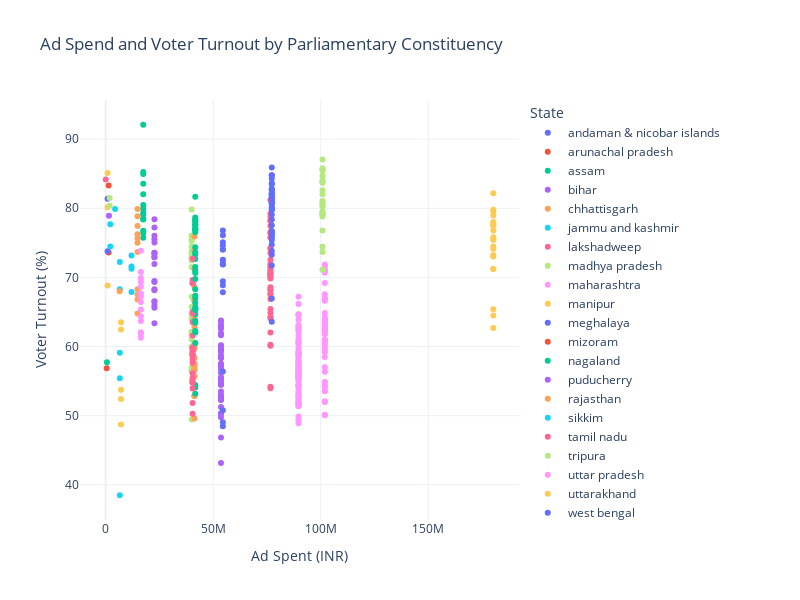

Notebook code cell kept with this figure:
### Code cell
# relationship between ad spend and voter turnout by parliameentary constituency

merged_constituency_data = results.merge(
    locations , 
    left_on = 'State',
    right_on = 'Location name',
    how = 'left'
)

fig = px.scatter(merged_constituency_data ,
                 x = 'Amount spent (INR)',
                 y = 'Polled (%)',
                 color = 'State',
                 labels = {'Amount spent (INR)' : 'Ad Spent (INR)' , 'Polled (%)' : 'Voter Turnout (%)'},
                 title = 'Ad Spend and Voter Turnout by Parliamentary Constituency')

fig.update_layout(width = 800 , height = 600)

fig.show()

### Figure 1 — Plotly figure (JSON) as saved in the notebook; plotly's stock layout.template omitted (floating-point values rounded to 4 significant figures)
{"data": [{"hovertemplate": "State=andaman & nicobar islands<br>Ad Spent (INR)=%{x}<br>Voter Turnout (%)=%{y}<extra></extra>", "legendgroup": "andaman & nicobar islands", "marker": {"color": "#636efa", "symbol": "circle"}, "mode": "markers", "name": "andaman & nicobar islands", "orientation": "v", "showlegend": true, "type": "scatter", "x": [null], "xaxis": "x", "y": [64.1], "yaxis": "y"}, {"hovertemplate": "State=arunachal pradesh<br>Ad Spent (INR)=%{x}<br>Voter Turnout (%)=%{y}<extra></extra>", "legendgroup": "arunachal pradesh", "marker": {"color": "#EF553B", "symbol": "circle"}, "mode": "markers", "name": "arunachal pradesh", "orientation": "v", "showlegend": true, "type": "scatter", "x": [1385654, 1385654], "xaxis": "x", "y": [83.31, 73.6], "yaxis": "y"}, {"hovertemplate": "State=assam<br>Ad Spent (INR)=%{x}<br>Voter Turnout (%)=%{y}<extra></extra>", "legendgroup": "assam", "marker": {"color": "#00cc96", "symbol": "circle"}, "mode": "markers", "name": "assam", "orientation": "v", "showlegend": true, "type": "scatter", "x": [17478091, 17478091, 17478091, 17478091, 17478091, 17478091, 17478091, 17478091, 17478091, 17478091, 17478091, 17478091, 17478091, 17478091], "xaxis": "x", "y": [76.75, 79.89, 79.33, 76.42, 78.46, 82.01, 75.74, 80.48, 84.97, 79.05, 85.24, 92.08, 78.39, 83.55], "yaxis": "y"}, {"hovertemplate": "State=bihar<br>Ad Spent (INR)=%{x}<br>Voter Turnout (%)=%{y}<extra></extra>", "legendgroup": "bihar", "marker": {"color": "#ab63fa", "symbol": "circle"}, "mode": "markers", "name": "bihar", "orientation": "v", "showlegend": true, "type": "scatter", "x": [53619242, 53619242, 53619242, 53619242, 53619242, 53619242, 53619242, 53619242, 53619242, 53619242, 53619242, 53619242, 53619242, 53619242, 53619242, 53619242, 53619242, 53619242, 53619242, 53619242, 53619242, 53619242, 53619242, 53619242, 53619242, 53619242, 53619242, 53619242, 53619242, 53619242, 53619242, 53619242, 53619242, 53619242, 53619242, 53619242, 53619242, 53619242, 53619242, 53619242], "xaxis": "x", "y": [50.35, 52.76, 51.25, 43.17, 54.48, 53.5, 63.76, 62.84, 63.08, 61.93, 54.48, 57.52, 58.29, 63.55, 58.7, 57.37, 55.55, 60.11, 59.59, 58.43, 53.04, 59.47, 56.73, 56.21, 52.32, 52.27, 61.62, 59.68, 57.4, 52.49, 62.59, 60.19, 50.27, 55.39, 55.09, 54.68, 49.78, 59.24, 46.85, 57.16], "yaxis": "y"}, {"hovertemplate": "State=chhattisgarh<br>Ad Spent (INR)=%{x}<br>Voter Turnout (%)=%{y}<extra></extra>", "legendgroup": "chhattisgarh", "marker": {"color": "#FFA15A", "symbol": "circle"}, "mode": "markers", "name": "chhattisgarh", "orientation": "v", "showlegend": true, "type": "scatter", "x": [14803286, 14803286, 14803286, 14803286, 14803286, 14803286, 14803286, 14803286, 14803286, 14803286, 14803286], "xaxis": "x", "y": [68.29, 76.23, 75.02, 77.42, 64.77, 73.68, 67.56, 75.63, 78.85, 66.82, 79.89], "yaxis": "y"}, {"hovertemplate": "State=jammu and kashmir<br>Ad Spent (INR)=%{x}<br>Voter Turnout (%)=%{y}<extra></extra>", "legendgroup": "jammu and kashmir", "marker": {"color": "#19d3f3", "symbol": "circle"}, "mode": "markers", "name": "jammu and kashmir", "orientation": "v", "showlegend": true, "type": "scatter", "x": [6575061, 6575061, 6575061, 6575061, 6575061], "xaxis": "x", "y": [68.27, 72.22, 38.49, 59.1, 55.4], "yaxis": "y"}, {"hovertemplate": "State=lakshadweep<br>Ad Spent (INR)=%{x}<br>Voter Turnout (%)=%{y}<extra></extra>", "legendgroup": "lakshadweep", "marker": {"color": "#FF6692", "symbol": "circle"}, "mode": "markers", "name": "lakshadweep", "orientation": "v", "showlegend": true, "type": "scatter", "x": [19847], "xaxis": "x", "y": [84.16], "yaxis": "y"}, {"hovertemplate": "State=madhya pradesh<br>Ad Spent (INR)=%{x}<br>Voter Turnout (%)=%{y}<extra></extra>", "legendgroup": "madhya pradesh", "marker": {"color": "#B6E880", "symbol": "circle"}, "mode": "markers", "name": "madhya pradesh", "orientation": "v", "showlegend": true, "type": "scatter", "x": [39992952, 39992952, 39992952, 39992952, 39992952, 39992952, 39992952, 39992952, 39992952, 39992952, 39992952, 39992952, 39992952, 39992952, 39992952, 39992952, 39992952, 39992952, 39992952, 39992952, 39992952, 39992952, 39992952, 39992952, 39992952, 39992952, 39992952, 39992952, 39992952], "xaxis": "x", "y": [73.45, 79.83, 61, 72.84, 64.68, 56.5, 56.48, 67.21, 56.97, 49.43, 61.94, 60, 73.53, 54.93, 64.06, 72.43, 62.13, 58.97, 76.04, 65.75, 74.48, 75.48, 72.76, 61.67, 71.52, 76.03, 75.27, 72.94, 73.82], "yaxis": "y"}, {"hovertemplate": "State=maharashtra<br>Ad Spent (INR)=%{x}<br>Voter Turnout (%)=%{y}<extra></extra>", "legendgroup": "maharashtra", "marker": {"color": "#FF97FF", "symbol": "circle"}, "mode": "markers", "name": "maharashtra", "orientation": "v", "showlegend": true, "type": "scatter", "x": [101917091, 101917091, 101917091, 101917091, 101917091, 101917091, 101917091, 101917091, 101917091, 101917091, 101917091, 101917091, 101917091, 101917091, 101917091, 101917091, 101917091, 101917091, 101917091, 101917091, 101917091, 101917091, 101917091, 101917091, 101917091, 101917091, 101917091, 101917091, 101917091, 101917091, 101917091, 101917091, 101917091, 101917091, 101917091, 101917091, 101917091, 101917091, 101917091, 101917091, 101917091, 101917091, 101917091, 101917091, 101917091, 101917091, 101917091, 101917091], "xaxis": "x", "y": [67.04, 67.55, 71.88, 54.32, 61.01, 61.79, 63.67, 62.03, 63.54, 60.94, 62.26, 64.85, 62.87, 59.5, 71.11, 71.59, 62.59, 63.65, 63.88, 60.51, 62.52, 62.27, 63.16, 59.19, 66.61, 63.03, 70.92, 58.47, 69.18, 54.87, 70.68, 53.54, 64.28, 63.03, 54.16, 59.89, 60.21, 66.75, 50.12, 57.02, 51.98, 56.37, 54.84, 50.06, 53.6, 60.75, 63.91, 52.09], "yaxis": "y"}, {"hovertemplate": "State=manipur<br>Ad Spent (INR)=%{x}<br>Voter Turnout (%)=%{y}<extra></extra>", "legendgroup": "manipur", "marker": {"color": "#FECB52", "symbol": "circle"}, "mode": "markers", "name": "manipur", "orientation": "v", "showlegend": true, "type": "scatter", "x": [889062, 889062, 889062], "xaxis": "x", "y": [80.15, 68.83, 85.11], "yaxis": "y"}, {"hovertemplate": "State=meghalaya<br>Ad Spent (INR)=%{x}<br>Voter Turnout (%)=%{y}<extra></extra>", "legendgroup": "meghalaya", "marker": {"color": "#636efa", "symbol": "circle"}, "mode": "markers", "name": "meghalaya", "orientation": "v", "showlegend": true, "type": "scatter", "x": [884220, 884220], "xaxis": "x", "y": [73.78, 81.37], "yaxis": "y"}, {"hovertemplate": "State=mizoram<br>Ad Spent (INR)=%{x}<br>Voter Turnout (%)=%{y}<extra></extra>", "legendgroup": "mizoram", "marker": {"color": "#EF553B", "symbol": "circle"}, "mode": "markers", "name": "mizoram", "orientation": "v", "showlegend": true, "type": "scatter", "x": [481052], "xaxis": "x", "y": [56.87], "yaxis": "y"}, {"hovertemplate": "State=nagaland<br>Ad Spent (INR)=%{x}<br>Voter Turnout (%)=%{y}<extra></extra>", "legendgroup": "nagaland", "marker": {"color": "#00cc96", "symbol": "circle"}, "mode": "markers", "name": "nagaland", "orientation": "v", "showlegend": true, "type": "scatter", "x": [599170], "xaxis": "x", "y": [57.72], "yaxis": "y"}, {"hovertemplate": "State=puducherry<br>Ad Spent (INR)=%{x}<br>Voter Turnout (%)=%{y}<extra></extra>", "legendgroup": "puducherry", "marker": {"color": "#ab63fa", "symbol": "circle"}, "mode": "markers", "name": "puducherry", "orientation": "v", "showlegend": true, "type": "scatter", "x": [1535672], "xaxis": "x", "y": [78.9], "yaxis": "y"}, {"hovertemplate": "State=rajasthan<br>Ad Spent (INR)=%{x}<br>Voter Turnout (%)=%{y}<extra></extra>", "legendgroup": "rajasthan", "marker": {"color": "#FFA15A", "symbol": "circle"}, "mode": "markers", "name": "rajasthan", "orientation": "v", "showlegend": true, "type": "scatter", "x": [41268323, 41268323, 41268323, 41268323, 41268323, 41268323, 41268323, 41268323, 41268323, 41268323, 41268323, 41268323, 41268323, 41268323, 41268323, 41268323, 41268323, 41268323, 41268323, 41268323, 41268323, 41268323, 41268323, 41268323, 41268323], "xaxis": "x", "y": [60.07, 52.8, 54.11, 63.61, 55.72, 66.59, 63.38, 56.7, 52.93, 49.59, 57.23, 57.53, 59.66, 73.88, 75.93, 60.37, 68.61, 62.89, 69.71, 64.27, 71.26, 57.19, 58.39, 56.58, 66.66], "yaxis": "y"}, {"hovertemplate": "State=sikkim<br>Ad Spent (INR)=%{x}<br>Voter Turnout (%)=%{y}<extra></extra>", "legendgroup": "sikkim", "marker": {"color": "#19d3f3", "symbol": "circle"}, "mode": "markers", "name": "sikkim", "orientation": "v", "showlegend": true, "type": "scatter", "x": [4379297], "xaxis": "x", "y": [79.88], "yaxis": "y"}, {"hovertemplate": "State=tamil nadu<br>Ad Spent (INR)=%{x}<br>Voter Turnout (%)=%{y}<extra></extra>", "legendgroup": "tamil nadu", "marker": {"color": "#FF6692", "symbol": "circle"}, "mode": "markers", "name": "tamil nadu", "orientation": "v", "showlegend": true, "type": "scatter", "x": [76622608, 76622608, 76622608, 76622608, 76622608, 76622608, 76622608, 76622608, 76622608, 76622608, 76622608, 76622608, 76622608, 76622608, 76622608, 76622608, 76622608, 76622608, 76622608, 76622608, 76622608, 76622608, 76622608, 76622608, 76622608, 76622608, 76622608, 76622608, 76622608, 76622608, 76622608, 76622608, 76622608, 76622608, 76622608, 76622608, 76622608, 76622608, 76622608], "xaxis": "x", "y": [74.19, 75.76, 53.96, 60.11, 54.17, 76.37, 64.89, 72.57, 81.2, 71.14, 70.59, 79.21, 71.68, 65.44, 78.7, 71.5, 62.04, 70.09, 71.94, 78.21, 70.95, 77.43, 70.41, 68.19, 78.16, 64.26, 60.25, 67.65, 68.27, 69.84, 66.88, 67.51, 64.1, 70.62, 68.59, 74.24, 73.53, 76.52, 70.22], "yaxis": "y"}, {"hovertemplate": "State=tripura<br>Ad Spent (INR)=%{x}<br>Voter Turnout (%)=%{y}<extra></extra>", "legendgroup": "tripura", "marker": {"color": "#B6E880", "symbol": "circle"}, "mode": "markers", "name": "tripura", "orientation": "v", "showlegend": true, "type": "scatter", "x": [1857459, 1857459], "xaxis": "x", "y": [81.48, 80.36], "yaxis": "y"}, {"hovertemplate": "State=uttar pradesh<br>Ad Spent (INR)=%{x}<br>Voter Turnout (%)=%{y}<extra></extra>", "legendgroup": "uttar pradesh", "marker": {"color": "#FF97FF", "symbol": "circle"}, "mode": "markers", "name": "uttar pradesh", "orientation": "v", "showlegend": true, "type": "scatter", "x": [89668131, 89668131, 89668131, 89668131, 89668131, 89668131, 89668131, 89668131, 89668131, 89668131, 89668131, 89668131, 89668131, 89668131, 89668131, 89668131, 89668131, 89668131, 89668131, 89668131, 89668131, 89668131, 89668131, 89668131, 89668131, 89668131, 89668131, 89668131, 89668131, 89668131, 89668131, 89668131, 89668131, 89668131, 89668131, 89668131, 89668131, 89668131, 89668131, 89668131, 89668131, 89668131, 89668131, 89668131, 89668131, 89668131, 89668131, 89668131, 89668131, 89668131, 89668131, 89668131, 89668131, 89668131, 89668131, 89668131, 89668131, 89668131, 89668131, 89668131, 89668131, 89668131, 89668131, 89668131, 89668131, 89668131, 89668131, 89668131, 89668131, 89668131, 89668131, 89668131, 89668131, 89668131, 89668131, 89668131, 89668131, 89668131, 89668131, 89668131], "xaxis": "x", "y": [58.73, 62.46, 62.18, 59.13, 60.75, 63.11, 55.85, 66.14, 56.93, 64.58, 56.16, 56.42, 53.63, 49.88, 49.41, 58.94, 54.08, 57.44, 54.35, 58.03, 59.31, 57.19, 58.53, 55.71, 58.73, 62.91, 57.78, 57.42, 64.54, 56.36, 59.08, 57.52, 61.08, 53.05, 64.68, 55.89, 53.36, 62.54, 55.46, 54.34, 59.7, 67.2, 59.14, 57.09, 51.62, 60.6, 56.18, 63.86, 55.68, 52.8, 52.28, 62.88, 58.12, 51.82, 61.58, 56.16, 56.67, 53.07, 51.97, 55.59, 54.38, 54.49, 48.91, 51.45, 52.57, 52.83, 55.63, 52.05, 51.79, 60.58, 55.51, 55.45, 55.05, 54.93, 57.57, 60.31, 57.92, 56.78, 51.38, 56.49], "yaxis": "y"}, {"hovertemplate": "State=uttarakhand<br>Ad Spent (INR)=%{x}<br>Voter Turnout (%)=%{y}<extra></extra>", "legendgroup": "uttarakhand", "marker": {"color": "#FECB52", "symbol": "circle"}, "mode": "markers", "name": "uttarakhand", "orientation": "v", "showlegend": true, "type": "scatter", "x": [7140897, 7140897, 7140897, 7140897, 7140897], "xaxis": "x", "y": [48.74, 52.42, 63.53, 62.47, 53.76], "yaxis": "y"}, {"hovertemplate": "State=west bengal<br>Ad Spent (INR)=%{x}<br>Voter Turnout (%)=%{y}<extra></extra>", "legendgroup": "west bengal", "marker": {"color": "#636efa", "symbol": "circle"}, "mode": "markers", "name": "west bengal", "orientation": "v", "showlegend": true, "type": "scatter", "x": [77244996, 77244996, 77244996, 77244996, 77244996, 77244996, 77244996, 77244996, 77244996, 77244996, 77244996, 77244996, 77244996, 77244996, 77244996, 77244996, 77244996, 77244996, 77244996, 77244996, 77244996, 77244996, 77244996, 77244996, 77244996, 77244996, 77244996, 77244996, 77244996, 77244996, 77244996, 77244996, 77244996, 77244996, 77244996, 77244996, 77244996, 77244996, 77244996, 77244996, 77244996, 77244996], "xaxis": "x", "y": [79.76, 82.16, 83.66, 79.09, 74.76, 76.18, 75.72, 76.69, 76.03, 81.52, 73.27, 77.54, 82.85, 80.72, 81.91, 82.66, 80.65, 81.87, 82.62, 81.04, 75.41, 81.38, 71.73, 76.44, 79.78, 80.75, 85.91, 82.17, 83.47, 84.77, 81.56, 78.39, 84.79, 80.17, 84.31, 81.04, 73.81, 76.68, 80.08, 66.95, 63.59, 82.02], "yaxis": "y"}, {"hovertemplate": "State=karnataka<br>Ad Spent (INR)=%{x}<br>Voter Turnout (%)=%{y}<extra></extra>", "legendgroup": "karnataka", "marker": {"color": "#00cc96", "symbol": "circle"}, "mode": "markers", "name": "karnataka", "orientation": "v", "showlegend": true, "type": "scatter", "x": [41659397, 41659397, 41659397, 41659397, 41659397, 41659397, 41659397, 41659397, 41659397, 41659397, 41659397, 41659397, 41659397, 41659397, 41659397, 41659397, 41659397, 41659397, 41659397, 41659397, 41659397, 41659397, 41659397, 41659397, 41659397, 41659397, 41659397, 41659397], "xaxis": "x", "y": [54.06, 54.45, 68.3, 53.17, 76.82, 77, 73.3, 77.56, 77.68, 78.27, 81.67, 70.62, 78.05, 77.15, 72.66, 71.49, 73.59, 65.47, 66.32, 78.66, 76.99, 74.37, 62.25, 77.6, 70.99, 64.66, 78.33, 76.53], "yaxis": "y"}, {"hovertemplate": "State=kerala<br>Ad Spent (INR)=%{x}<br>Voter Turnout (%)=%{y}<extra></extra>", "legendgroup": "kerala", "marker": {"color": "#ab63fa", "symbol": "circle"}, "mode": "markers", "name": "kerala", "orientation": "v", "showlegend": true, "type": "scatter", "x": [22681201, 22681201, 22681201, 22681201, 22681201, 22681201, 22681201, 22681201, 22681201, 22681201, 22681201, 22681201, 22681201, 22681201, 22681201, 22681201, 22681201, 22681201, 22681201, 22681201], "xaxis": "x", "y": [75.05, 73.42, 69.48, 71.94, 68.29, 66.55, 77.21, 76.04, 68.15, 65.61, 75.52, 72.95, 65.95, 73.57, 63.37, 69.34, 66.47, 72.9, 78.41, 73.57], "yaxis": "y"}, {"hovertemplate": "State=dadra & nagar haveli and\ndaman & diu<br>Ad Spent (INR)=%{x}<br>Voter Turnout (%)=%{y}<extra></extra>", "legendgroup": "dadra & nagar haveli and\ndaman & diu", "marker": {"color": "#FFA15A", "symbol": "circle"}, "mode": "markers", "name": "dadra & nagar haveli and\ndaman & diu", "orientation": "v", "showlegend": true, "type": "scatter", "x": [null, null], "xaxis": "x", "y": [72.52, 68.77], "yaxis": "y"}, {"hovertemplate": "State=goa<br>Ad Spent (INR)=%{x}<br>Voter Turnout (%)=%{y}<extra></extra>", "legendgroup": "goa", "marker": {"color": "#19d3f3", "symbol": "circle"}, "mode": "markers", "name": "goa", "orientation": "v", "showlegend": true, "type": "scatter", "x": [2164209, 2164209], "xaxis": "x", "y": [77.69, 74.47], "yaxis": "y"}, {"hovertemplate": "State=gujarat<br>Ad Spent (INR)=%{x}<br>Voter Turnout (%)=%{y}<extra></extra>", "legendgroup": "gujarat", "marker": {"color": "#FF6692", "symbol": "circle"}, "mode": "markers", "name": "gujarat", "orientation": "v", "showlegend": true, "type": "scatter", "x": [40425399, 40425399, 40425399, 40425399, 40425399, 40425399, 40425399, 40425399, 40425399, 40425399, 40425399, 40425399, 40425399, 40425399, 40425399, 40425399, 40425399, 40425399, 40425399, 40425399, 40425399, 40425399, 40425399, 40425399, 40425399], "xaxis": "x", "y": [54.72, 55.45, 50.29, 65.04, 69.62, 64.81, 69.16, 53.92, 69.15, 59.31, 59.8, 57.67, 58.91, 56.14, 58.12, 59.86, 59.66, 58.85, 58.56, 51.83, 59.69, 63.56, 55.09, 61.59, 72.71], "yaxis": "y"}, {"hovertemplate": "State=andhra pradesh<br>Ad Spent (INR)=%{x}<br>Voter Turnout (%)=%{y}<extra></extra>", "legendgroup": "andhra pradesh", "marker": {"color": "#B6E880", "symbol": "circle"}, "mode": "markers", "name": "andhra pradesh", "orientation": "v", "showlegend": true, "type": "scatter", "x": [100819732, 100819732, 100819732, 100819732, 100819732, 100819732, 100819732, 100819732, 100819732, 100819732, 100819732, 100819732, 100819732, 100819732, 100819732, 100819732, 100819732, 100819732, 100819732, 100819732, 100819732, 100819732, 100819732, 100819732, 100819732], "xaxis": "x", "y": [83.85, 82.03, 80.51, 73.68, 85.48, 85.77, 83.68, 78.81, 84.7, 79.57, 80.3, 76.8, 84.05, 80.61, 82.59, 85.65, 79.05, 87.06, 80.93, 79.09, 74.43, 79.1, 79.37, 71.11, 81.05], "yaxis": "y"}, {"hovertemplate": "State=jharkhand<br>Ad Spent (INR)=%{x}<br>Voter Turnout (%)=%{y}<extra></extra>", "legendgroup": "jharkhand", "marker": {"color": "#FF97FF", "symbol": "circle"}, "mode": "markers", "name": "jharkhand", "orientation": "v", "showlegend": true, "type": "scatter", "x": [16380139, 16380139, 16380139, 16380139, 16380139, 16380139, 16380139, 16380139, 16380139, 16380139, 16380139, 16380139, 16380139, 16380139], "xaxis": "x", "y": [69.93, 66.45, 61.27, 69.32, 63.69, 64.39, 61.81, 62.06, 67.23, 67.68, 65.36, 73.87, 68.63, 70.78], "yaxis": "y"}, {"hovertemplate": "State=odisha<br>Ad Spent (INR)=%{x}<br>Voter Turnout (%)=%{y}<extra></extra>", "legendgroup": "odisha", "marker": {"color": "#FECB52", "symbol": "circle"}, "mode": "markers", "name": "odisha", "orientation": "v", "showlegend": true, "type": "scatter", "x": [180252277, 180252277, 180252277, 180252277, 180252277, 180252277, 180252277, 180252277, 180252277, 180252277, 180252277, 180252277, 180252277, 180252277, 180252277, 180252277, 180252277, 180252277, 180252277, 180252277, 180252277], "xaxis": "x", "y": [65.41, 77.9, 77.53, 82.16, 62.67, 79.78, 77.52, 74.16, 73.02, 64.49, 71.2, 78.01, 78.97, 75.43, 79.5, 76.77, 73.23, 75.48, 74.47, 71.22, 75.79], "yaxis": "y"}, {"hovertemplate": "State=telangana<br>Ad Spent (INR)=%{x}<br>Voter Turnout (%)=%{y}<extra></extra>", "legendgroup": "telangana", "marker": {"color": "#636efa", "symbol": "circle"}, "mode": "markers", "name": "telangana", "orientation": "v", "showlegend": true, "type": "scatter", "x": [54496166, 54496166, 54496166, 54496166, 54496166, 54496166, 54496166, 54496166, 54496166, 54496166, 54496166, 54496166, 54496166, 54496166, 54496166, 54496166, 54496166], "xaxis": "x", "y": [74.03, 76.78, 56.4, 48.48, 72.54, 76.09, 71.85, 72.43, 50.78, 75.09, 69.46, 74.02, 71.92, 67.87, 49.04, 68.86, 74.63], "yaxis": "y"}, {"hovertemplate": "State=ladakh<br>Ad Spent (INR)=%{x}<br>Voter Turnout (%)=%{y}<extra></extra>", "legendgroup": "ladakh", "marker": {"color": "#EF553B", "symbol": "circle"}, "mode": "markers", "name": "ladakh", "orientation": "v", "showlegend": true, "type": "scatter", "x": [null], "xaxis": "x", "y": [71.82], "yaxis": "y"}, {"hovertemplate": "State=haryana<br>Ad Spent (INR)=%{x}<br>Voter Turnout (%)=%{y}<extra></extra>", "legendgroup": "haryana", "marker": {"color": "#00cc96", "symbol": "circle"}, "mode": "markers", "name": "haryana", "orientation": "v", "showlegend": true, "type": "scatter", "x": [41683411, 41683411, 41683411, 41683411, 41683411, 41683411, 41683411, 41683411, 41683411, 41683411], "xaxis": "x", "y": [67.34, 65.39, 60.52, 62.03, 65.27, 63.74, 67.01, 65.68, 69.77, 63.44], "yaxis": "y"}, {"hovertemplate": "State=nct of delhi<br>Ad Spent (INR)=%{x}<br>Voter Turnout (%)=%{y}<extra></extra>", "legendgroup": "nct of delhi", "marker": {"color": "#ab63fa", "symbol": "circle"}, "mode": "markers", "name": "nct of delhi", "orientation": "v", "showlegend": true, "type": "scatter", "x": [null, null, null, null, null, null, null], "xaxis": "x", "y": [58.6, 59.51, 55.43, 62.89, 57.85, 56.45, 58.79], "yaxis": "y"}, {"hovertemplate": "State=chandigarh<br>Ad Spent (INR)=%{x}<br>Voter Turnout (%)=%{y}<extra></extra>", "legendgroup": "chandigarh", "marker": {"color": "#FFA15A", "symbol": "circle"}, "mode": "markers", "name": "chandigarh", "orientation": "v", "showlegend": true, "type": "scatter", "x": [6507258], "xaxis": "x", "y": [67.98], "yaxis": "y"}, {"hovertemplate": "State=himachal pradesh<br>Ad Spent (INR)=%{x}<br>Voter Turnout (%)=%{y}<extra></extra>", "legendgroup": "himachal pradesh", "marker": {"color": "#19d3f3", "symbol": "circle"}, "mode": "markers", "name": "himachal pradesh", "orientation": "v", "showlegend": true, "type": "scatter", "x": [12011616, 12011616, 12011616, 12011616], "xaxis": "x", "y": [71.56, 67.89, 73.15, 71.26], "yaxis": "y"}, {"hovertemplate": "State=punjab<br>Ad Spent (INR)=%{x}<br>Voter Turnout (%)=%{y}<extra></extra>", "legendgroup": "punjab", "marker": {"color": "#FF6692", "symbol": "circle"}, "mode": "markers", "name": "punjab", "orientation": "v", "showlegend": true, "type": "scatter", "x": [null, null, null, null, null, null, null, null, null, null, null, null, null], "xaxis": "x", "y": [56.06, 61.98, 69.36, 63.34, 62.53, 67.02, 66.67, 58.86, 59.7, 62.55, 60.12, 63.63, 64.63], "yaxis": "y"}], "layout": {"height": 600, "legend": {"title": {"text": "State"}, "tracegroupgap": 0}, "title": {"text": "Ad Spend and Voter Turnout by Parliamentary Constituency"}, "width": 800, "xaxis": {"anchor": "y", "autorange": true, "domain": [0, 1], "range": [-12020000.0, 192300000.0], "title": {"text": "Ad Spent (INR)"}}, "yaxis": {"anchor": "x", "autorange": true, "domain": [0, 1], "range": [34.91, 95.66], "title": {"text": "Voter Turnout (%)"}, "type": "linear"}}}
